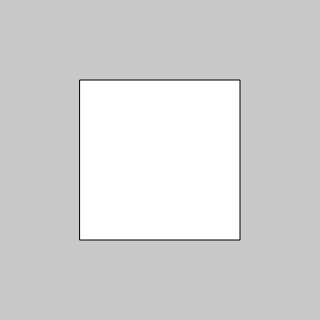
Frame 1 (no input)
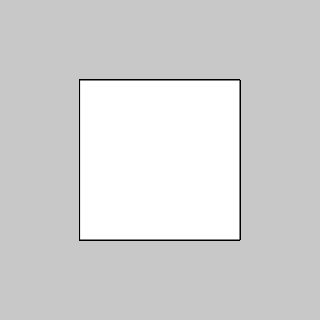
Frame 60 (no input)
Frame 120 (the mouse pressed at the canvas centre since frame 60): identical to frame 60, image omitted

The p5.js sketch that drew these frames (run headless with seeded random() and noise() and a simulated clock; from frame 60 on, the mouse is pressed at the canvas centre):

// p5.js sketch
// ── sketch.js
function setup() {
createCanvas(320, 320);
background(200);
}

function draw() {
strokeWeight(1);
rect(80, 80, 160, 160);
}
